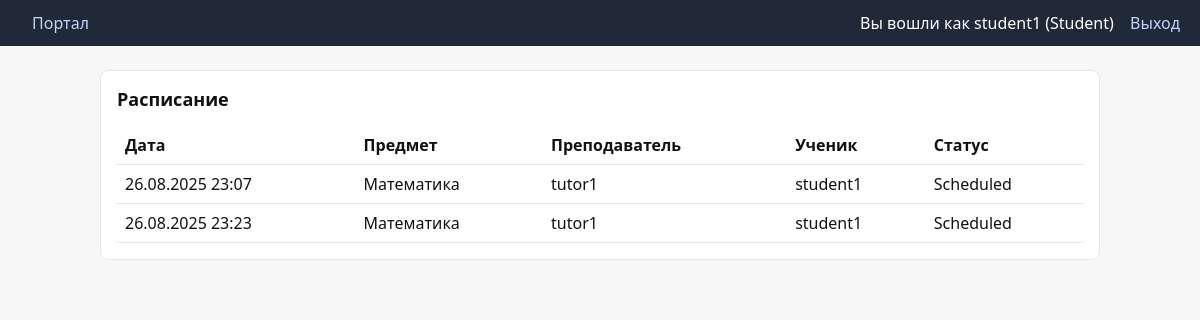
The page /l/schedule/ (signed in) on the database its author committed.
### accounts/models.py (models this page shows, shortened)
class User(AbstractUser):
    role = models.CharField(
        max_length=20,
        choices=Role.choices,
        default=Role.STUDENT,
        help_text="User role determining available features",
    )
    parents = models.ManyToManyField(
        "self",
        blank=True,
        symmetrical=False,
        related_name="children",
        help_text="Link parent users to this student user",
    )

### lessons/models.py (models this page shows, shortened)
class Lesson(models.Model):
    tutor = models.ForeignKey(
        settings.AUTH_USER_MODEL,
        on_delete=models.CASCADE,
        related_name="taught_lessons",
        limit_choices_to={"role": "TUTOR"},
    )
    student = models.ForeignKey(
        settings.AUTH_USER_MODEL,
        on_delete=models.CASCADE,
        related_name="lessons",
        limit_choices_to={"role": "STUDENT"},
    )
    subject = models.ForeignKey(Subject, on_delete=models.PROTECT)
    scheduled_at = models.DateTimeField()
    duration_minutes = models.PositiveIntegerField(default=60)
    status = models.CharField(
        max_length=20, choices=LessonStatus.choices, default=LessonStatus.SCHEDULED
    )
    notes = models.TextField(blank=True)
    class Meta:
        ordering = ["-scheduled_at"]

class Subject(models.Model):
    name = models.CharField(max_length=100, unique=True)

### lessons/views.py (the view)
# urls.py: path("schedule/", views.schedule_view, name="schedule"),
@role_required(Role.TUTOR, Role.STUDENT)
def schedule_view(request):
    if request.user.role == Role.TUTOR:
        lessons = Lesson.objects.filter(tutor=request.user).order_by("scheduled_at")
    else:
        lessons = Lesson.objects.filter(student=request.user).order_by("scheduled_at")
    return render(request, "lessons/schedule.html", {"lessons": lessons})

### templates/lessons/schedule.html (shortened to what this page needs)
{% extends "base.html" %}
{% block content %}
  <div class="card">
    <h2>Расписание</h2>
    <table>
      <tr><th>Дата</th><th>Предмет</th><th>Преподаватель</th><th>Ученик</th><th>Статус</th></tr>
      {% for l in lessons %}
      <tr>
        <td>{{ l.scheduled_at|date:"d.m.Y H:i" }}</td>
        <td>{{ l.subject.name }}</td>
        <td>{{ l.tutor.username }}</td>
        <td>{{ l.student.username }}</td>
        <td>{{ l.get_status_display }}</td>
      </tr>
      {% empty %}
      <tr><td colspan="5">Нет занятий</td></tr>
      {% endfor %}
    </table>
  </div>
{% endblock %}

### templates/base.html (shortened to what this page needs)
<!DOCTYPE html>
<html lang="ru">
  <head>
  </head>
  <body>
    <header>
      <div>
        <a href="/">Портал</a>
      </div>
      <nav>
        {% if request.user.is_authenticated %}
          <span>Вы вошли как {{ request.user.username }} ({{ request.user.get_role_display }})</span>
          <a href="/logout/">Выход</a>
        {% else %}
          <a href="/login/">Вход</a>
        {% endif %}
      </nav>
    </header>
    <main>
      {% block content %}{% endblock %}
    </main>
  </body>
  </html>

### templates/base.html (style rules this page uses)
body { font-family: system-ui, -apple-system, Segoe UI, Roboto, Ubuntu, Cantarell, Noto Sans, Arial, sans-serif; margin: 0; background: #f7f7f8; color: #111; }
header { background: #1f2937; color: #fff; padding: 12px 20px; display: flex; align-items: center; justify-content: space-between; }
header a { color: #c7d2fe; text-decoration: none; margin-left: 12px; }
main { max-width: 1000px; margin: 24px auto; padding: 0 16px; }
.card { background: #fff; border: 1px solid #e5e7eb; border-radius: 8px; padding: 16px; margin-bottom: 16px; }
h2 { font-size: 18px; margin-top: 0; }
table { width: 100%; border-collapse: collapse; }
th, td { text-align: left; padding: 8px; border-bottom: 1px solid #e5e7eb; }

### rows shown on the page
User: user.username "student1", user.role "Student"
Lesson: scheduled_at "26.08.2025 23:07", subject.name "Математика", tutor.username "tutor1", student.username "student1", status "Scheduled"
Lesson: scheduled_at "26.08.2025 23:23", subject.name "Математика", tutor.username "tutor1", student.username "student1", status "Scheduled"
